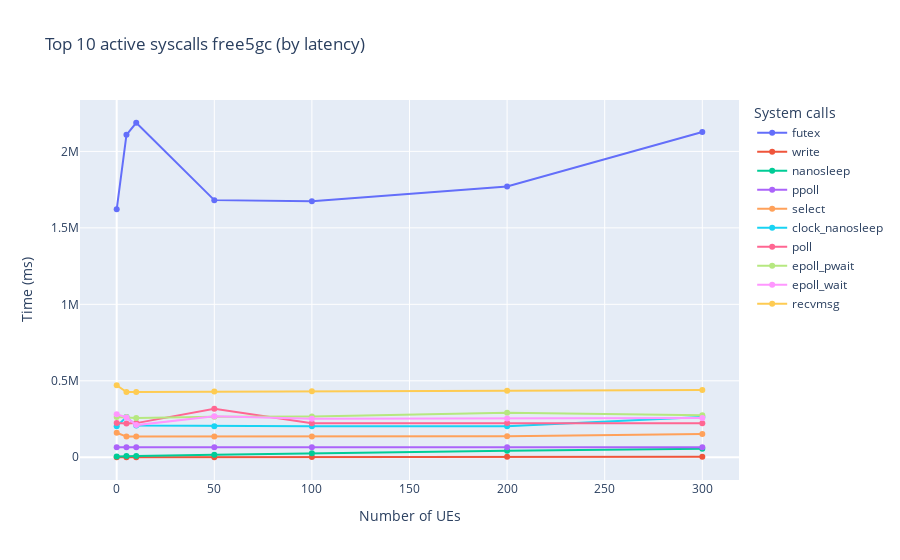

Notebook code cell kept with this figure:
### Code cell
top_n = 10

def top_syscalls(df, field):
    label_maxes = df.groupby(['syscall'])[field].sum().sort_values(ascending=False)

    # Select the top n labels with the highest y-values
    top_labels = label_maxes.head(top_n).index.tolist()

    return top_labels

syscount_df = spark.read.option("basePath", basePath).json(
f"{basePath}/cn=*/ues=*/tool=syscount")

df_syscall = syscount_df.toPandas()

df_syscall['avg'] = (df_syscall['time (ms)'] / df_syscall['count'])

grouped_data = df_syscall.groupby(['cn'])
for group_name, group_df in grouped_data:
    top_labels = top_syscalls(group_df, 'time (ms)')

    syscount_fig = px.line(group_df[group_df['syscall'].isin(top_labels)].sort_values('ues'),
                x="ues", y="time (ms)", color="syscall",
                hover_data=["count", "time (ms)"],
                labels={
                     "ues": "Number of UEs",
                     "time (ms)": "Time (ms)",
                     "syscall": "System calls",
                     "count": "Number of calls",
                     "comm": "Process name"
                },
                title=f'Top {top_n} active syscalls {group_name[0]} (by latency)',
                markers=True)
    syscount_fig.show()

    top_labels = top_syscalls(group_df, 'count')

    syscount_fig = px.line(group_df[group_df['syscall'].isin(top_labels)].sort_values('ues'),
                x="ues", y="count", color="syscall",
                hover_data=["count", "time (ms)"],
                labels={
                     "ues": "Number of UEs",
                     "time (ms)": "Time (ms)",
                     "syscall": "System calls",
                     "count": "Number of calls",
                     "comm": "Process name"
                },
                title=f'Top {top_n} active syscalls {group_name[0]} (by number of calls)',
                markers=True)
    syscount_fig.show()

    top_labels = top_syscalls(group_df, 'avg')

    syscount_fig = px.line(group_df[group_df['syscall'].isin(top_labels)].sort_values('ues'),
                x="ues", y="avg", color="syscall",
                hover_data=["count", "time (ms)"],
                labels={
                     "ues": "Number of UEs",
                     "time (ms)": "Time (ms)",
                     "syscall": "System calls",
                     "count": "Number of calls",
                     "avg": "Average time per syscall (ms)",
                     "comm": "Process name"
                },
                title=f'Top {top_n} active syscalls {group_name[0]} (by average latency)',
                markers=True)
    syscount_fig.show()

### Figure 1 — Plotly figure (JSON) as saved in the notebook; plotly's stock layout.template omitted (floating-point values rounded to 4 significant figures)
{"data": [{"customdata": [[5421], [12112], [15772], [50506], [94852], [175104], [253591]], "hovertemplate": "System calls=futex<br>Number of UEs=%{x}<br>Time (ms)=%{y}<br>Number of calls=%{customdata[0]}<extra></extra>", "legendgroup": "futex", "line": {"color": "#636efa", "dash": "solid"}, "marker": {"symbol": "circle"}, "mode": "lines+markers", "name": "futex", "orientation": "v", "showlegend": true, "type": "scatter", "x": [0, 5, 10, 50, 100, 200, 300], "xaxis": "x", "y": [1621000.0, 2109000.0, 2187000.0, 1681000.0, 1673000.0, 1770000.0, 2127000.0], "yaxis": "y"}, {"customdata": [[265], [1768], [3134], [15227], [29451], [58969], [87618]], "hovertemplate": "System calls=write<br>Number of UEs=%{x}<br>Time (ms)=%{y}<br>Number of calls=%{customdata[0]}<extra></extra>", "legendgroup": "write", "line": {"color": "#EF553B", "dash": "solid"}, "marker": {"symbol": "circle"}, "mode": "lines+markers", "name": "write", "orientation": "v", "showlegend": true, "type": "scatter", "x": [0, 5, 10, 50, 100, 200, 300], "xaxis": "x", "y": [6.048, 63.63, 113.2, 647.9, 1270.0, 2595.0, 4028.0], "yaxis": "y"}, {"customdata": [[2101], [7870], [10003], [47181], [86287], [172457], [251511]], "hovertemplate": "System calls=nanosleep<br>Number of UEs=%{x}<br>Time (ms)=%{y}<br>Number of calls=%{customdata[0]}<extra></extra>", "legendgroup": "nanosleep", "line": {"color": "#00cc96", "dash": "solid"}, "marker": {"symbol": "circle"}, "mode": "lines+markers", "name": "nanosleep", "orientation": "v", "showlegend": true, "type": "scatter", "x": [0, 5, 10, 50, 100, 200, 300], "xaxis": "x", "y": [5324.0, 8530.0, 7716.0, 16180.0, 25490.0, 42260.0, 55840.0], "yaxis": "y"}, {"customdata": [[24], [24], [23], [24], [23], [23], [20]], "hovertemplate": "System calls=ppoll<br>Number of UEs=%{x}<br>Time (ms)=%{y}<br>Number of calls=%{customdata[0]}<extra></extra>", "legendgroup": "ppoll", "line": {"color": "#ab63fa", "dash": "solid"}, "marker": {"symbol": "circle"}, "mode": "lines+markers", "name": "ppoll", "orientation": "v", "showlegend": true, "type": "scatter", "x": [0, 5, 10, 50, 100, 200, 300], "xaxis": "x", "y": [65010.0, 65010.0, 65010.0, 65010.0, 65010.0, 65010.0, 65000.0], "yaxis": "y"}, {"customdata": [[19], [27], [23], [115], [151], [337], [1130]], "hovertemplate": "System calls=select<br>Number of UEs=%{x}<br>Time (ms)=%{y}<br>Number of calls=%{customdata[0]}<extra></extra>", "legendgroup": "select", "line": {"color": "#FFA15A", "dash": "solid"}, "marker": {"symbol": "circle"}, "mode": "lines+markers", "name": "select", "orientation": "v", "showlegend": true, "type": "scatter", "x": [0, 5, 10, 50, 100, 200, 300], "xaxis": "x", "y": [160100.0, 135200.0, 135200.0, 135800.0, 135900.0, 136800.0, 151300.0], "yaxis": "y"}, {"customdata": [[783], [784], [784], [783], [782], [782], [781]], "hovertemplate": "System calls=clock_nanosleep<br>Number of UEs=%{x}<br>Time (ms)=%{y}<br>Number of calls=%{customdata[0]}<extra></extra>", "legendgroup": "clock_nanosleep", "line": {"color": "#19d3f3", "dash": "solid"}, "marker": {"symbol": "circle"}, "mode": "lines+markers", "name": "clock_nanosleep", "orientation": "v", "showlegend": true, "type": "scatter", "x": [0, 5, 10, 50, 100, 200, 300], "xaxis": "x", "y": [203000.0, 263000.0, 207000.0, 203000.0, 202800.0, 202800.0, 262600.0], "yaxis": "y"}, {"customdata": [[187], [152], [153], [171], [153], [153], [153]], "hovertemplate": "System calls=poll<br>Number of UEs=%{x}<br>Time (ms)=%{y}<br>Number of calls=%{customdata[0]}<extra></extra>", "legendgroup": "poll", "line": {"color": "#FF6692", "dash": "solid"}, "marker": {"symbol": "circle"}, "mode": "lines+markers", "name": "poll", "orientation": "v", "showlegend": true, "type": "scatter", "x": [0, 5, 10, 50, 100, 200, 300], "xaxis": "x", "y": [223800.0, 220400.0, 223200.0, 316300.0, 223100.0, 223500.0, 223100.0], "yaxis": "y"}, {"customdata": [[3677], [11026], [13110], [48948], [95043], [182127], [265977]], "hovertemplate": "System calls=epoll_pwait<br>Number of UEs=%{x}<br>Time (ms)=%{y}<br>Number of calls=%{customdata[0]}<extra></extra>", "legendgroup": "epoll_pwait", "line": {"color": "#B6E880", "dash": "solid"}, "marker": {"symbol": "circle"}, "mode": "lines+markers", "name": "epoll_pwait", "orientation": "v", "showlegend": true, "type": "scatter", "x": [0, 5, 10, 50, 100, 200, 300], "xaxis": "x", "y": [263900.0, 262400.0, 256900.0, 265300.0, 266100.0, 291700.0, 274900.0], "yaxis": "y"}, {"customdata": [[194], [163], [158], [171], [167], [158], [151]], "hovertemplate": "System calls=epoll_wait<br>Number of UEs=%{x}<br>Time (ms)=%{y}<br>Number of calls=%{customdata[0]}<extra></extra>", "legendgroup": "epoll_wait", "line": {"color": "#FF97FF", "dash": "solid"}, "marker": {"symbol": "circle"}, "mode": "lines+markers", "name": "epoll_wait", "orientation": "v", "showlegend": true, "type": "scatter", "x": [0, 5, 10, 50, 100, 200, 300], "xaxis": "x", "y": [281800.0, 260000.0, 210200.0, 268000.0, 252500.0, 252800.0, 256800.0], "yaxis": "y"}, {"customdata": [[305], [554], [813], [3091], [5774], [11258], [16925]], "hovertemplate": "System calls=recvmsg<br>Number of UEs=%{x}<br>Time (ms)=%{y}<br>Number of calls=%{customdata[0]}<extra></extra>", "legendgroup": "recvmsg", "line": {"color": "#FECB52", "dash": "solid"}, "marker": {"symbol": "circle"}, "mode": "lines+markers", "name": "recvmsg", "orientation": "v", "showlegend": true, "type": "scatter", "x": [0, 5, 10, 50, 100, 200, 300], "xaxis": "x", "y": [470700.0, 426200.0, 426600.0, 429300.0, 432200.0, 435400.0, 440300.0], "yaxis": "y"}], "layout": {"legend": {"title": {"text": "System calls"}, "tracegroupgap": 0}, "title": {"text": "Top 10 active syscalls free5gc (by latency)"}, "xaxis": {"anchor": "y", "domain": [0, 1], "title": {"text": "Number of UEs"}}, "yaxis": {"anchor": "x", "domain": [0, 1], "title": {"text": "Time (ms)"}}}}
